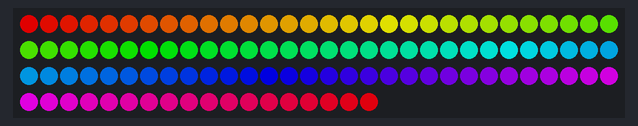
Recording of a program running on a simulated MicroPython board. On the bench: 108 RGB LEDs in strip order, left to right, continuing on the next row. Dim RGB values are drawn brighter than linear.

Above: at 0.1 s.
At 4.85 s:
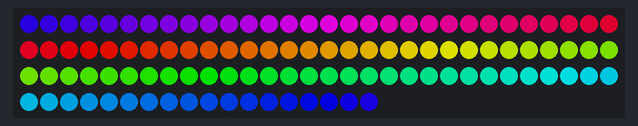
At 9.51 s:
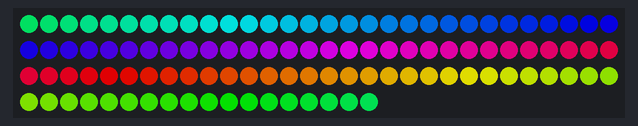
At 19.13 s:
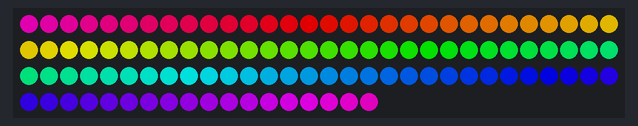
At 28.76 s:
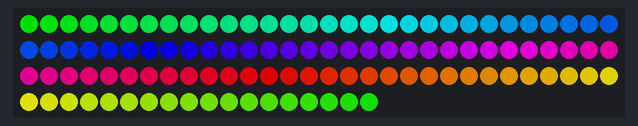
At 39.31 s:
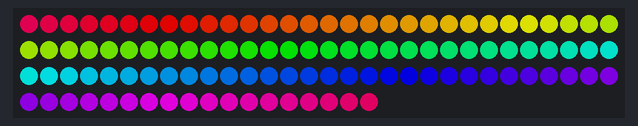

The program:

main.py
```python
import machine, neopixel
import math
from utime import ticks_diff, ticks_ms, ticks_add, sleep_ms


PIN = 27
NUM_PIXEL = 108
MAX_ITENSITY = 160

class Mirror:
    def __init__(self):
        self.np = neopixel.NeoPixel(machine.Pin(PIN), NUM_PIXEL)
        self.start_h = 0

        for i in range(NUM_PIXEL):
            r,g,b = hsv_to_rgb( int(self.start_h + i*(360. / NUM_PIXEL)) %360, 1, 1)

            self.np[i] = (r,g,b)

        self.np.write()
        self.change = False
        self.step_time = 100
        self.last_step = ticks_ms()
    def step(self, ticks):
        if abs(ticks_diff(self.last_step,ticks)) > self.step_time:
            self.start_h = (self.start_h +1) % 360
            for i in range(NUM_PIXEL):
                r, g, b = hsv_to_rgb(int(self.start_h + i * (360. / NUM_PIXEL)) % 360, 1, 1)

                self.np[i] = (r, g, b)
            self.change = True

        if self.change:
            self.np.write()
            self.change = False


def hsv_to_rgb(h,s,v):
    h60 = h / 60.0
    c = s * v
    x = c * (1 - abs(h60 % 2 - 1))
    hi = int(h60) % 6
    r, g, b = 0, 0, 0
    if hi == 0:
        r, g, b = c, x, 0
    elif hi == 1:
        r, g, b = x, c, 0
    elif hi == 2:
        r, g, b = 0, c, x
    elif hi == 3:
        r, g, b = 0, x, c
    elif hi == 4:
        r, g, b = x, 0, c
    elif hi == 5:
        r, g, b = c, 0, x
    r, g, b = int(r * MAX_ITENSITY), int(g * MAX_ITENSITY), int(b * MAX_ITENSITY)
    return r, g, b


def main(mirror):

    while True:

        ticks = ticks_ms()

        mirror.step(ticks)


if __name__ == "__main__":
    mirror = Mirror()
    main(mirror)
```
